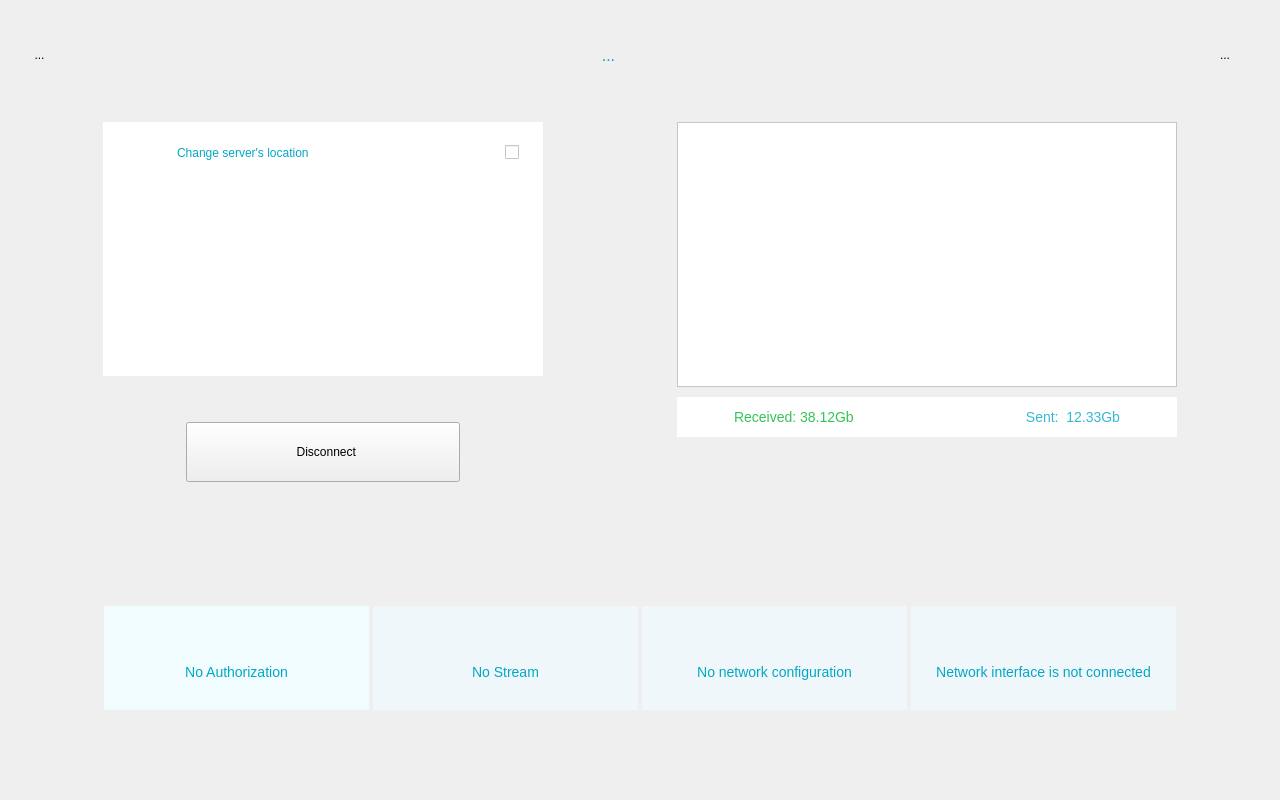
<?xml version="1.0" encoding="UTF-8"?>
<ui version="4.0">
 <class>DashboardSmall</class>
 <widget class="QWidget" name="DashboardSmall">
  <property name="geometry">
   <rect>
    <x>0</x>
    <y>0</y>
    <width>1280</width>
    <height>800</height>
   </rect>
  </property>
  <property name="maximumSize">
   <size>
    <width>1280</width>
    <height>800</height>
   </size>
  </property>
  <property name="windowTitle">
   <string>Form</string>
  </property>
  <property name="styleSheet">
   <string notr="true">#DashboardSmall {
	background-image: url(:/pics/bg\@3x.png);
}</string>
  </property>
  <layout class="QHBoxLayout" name="horizontalLayout_17">
   <property name="spacing">
    <number>0</number>
   </property>
   <property name="leftMargin">
    <number>30</number>
   </property>
   <property name="topMargin">
    <number>30</number>
   </property>
   <property name="rightMargin">
    <number>30</number>
   </property>
   <property name="bottomMargin">
    <number>30</number>
   </property>
   <item>
    <layout class="QHBoxLayout" name="horizontalLayout_16">
     <item>
      <layout class="QVBoxLayout" name="verticalLayout_8">
       <property name="bottomMargin">
        <number>0</number>
       </property>
       <item>
        <layout class="QHBoxLayout" name="horizontalLayout_3">
         <item>
          <widget class="QToolButton" name="btHelp">
           <property name="styleSheet">
            <string notr="true">border-radius:25px;</string>
           </property>
           <property name="text">
            <string>...</string>
           </property>
           <property name="icon">
            <iconset resource="../resources/KelvinVPN/main.qrc">
             <normaloff>:/pics/help_icon_noactive@3x.png</normaloff>:/pics/help_icon_noactive@3x.png</iconset>
           </property>
           <property name="iconSize">
            <size>
             <width>50</width>
             <height>50</height>
            </size>
           </property>
           <property name="autoRaise">
            <bool>true</bool>
           </property>
          </widget>
         </item>
         <item>
          <spacer name="horizontalSpacer_2">
           <property name="orientation">
            <enum>Qt::Horizontal</enum>
           </property>
           <property name="sizeHint" stdset="0">
            <size>
             <width>198</width>
             <height>20</height>
            </size>
           </property>
          </spacer>
         </item>
         <item>
          <widget class="QWidget" name="bgUsername" native="true">
           <property name="minimumSize">
            <size>
             <width>245</width>
             <height>46</height>
            </size>
           </property>
           <property name="maximumSize">
            <size>
             <width>16777215</width>
             <height>60</height>
            </size>
           </property>
           <layout class="QHBoxLayout" name="horizontalLayout_4">
            <property name="spacing">
             <number>0</number>
            </property>
            <property name="leftMargin">
             <number>0</number>
            </property>
            <property name="topMargin">
             <number>0</number>
            </property>
            <property name="rightMargin">
             <number>0</number>
            </property>
            <property name="bottomMargin">
             <number>0</number>
            </property>
            <item>
             <layout class="QHBoxLayout" name="horizontalLayout_2">
              <property name="spacing">
               <number>0</number>
              </property>
              <item>
               <widget class="QLabel" name="lbMessage">
                <property name="sizePolicy">
                 <sizepolicy hsizetype="Expanding" vsizetype="Minimum">
                  <horstretch>0</horstretch>
                  <verstretch>0</verstretch>
                 </sizepolicy>
                </property>
                <property name="minimumSize">
                 <size>
                  <width>225</width>
                  <height>46</height>
                 </size>
                </property>
                <property name="maximumSize">
                 <size>
                  <width>16777215</width>
                  <height>46</height>
                 </size>
                </property>
                <property name="styleSheet">
                 <string notr="true">font: 16px;
color: rgb(4, 167, 198);
</string>
                </property>
                <property name="text">
                 <string>...</string>
                </property>
                <property name="alignment">
                 <set>Qt::AlignCenter</set>
                </property>
               </widget>
              </item>
              <item>
               <widget class="QPushButton" name="btMessageClose">
                <property name="sizePolicy">
                 <sizepolicy hsizetype="Minimum" vsizetype="Minimum">
                  <horstretch>0</horstretch>
                  <verstretch>0</verstretch>
                 </sizepolicy>
                </property>
                <property name="minimumSize">
                 <size>
                  <width>20</width>
                  <height>20</height>
                 </size>
                </property>
                <property name="maximumSize">
                 <size>
                  <width>46</width>
                  <height>46</height>
                 </size>
                </property>
                <property name="styleSheet">
                 <string notr="true">QPushButton {
    border: none;
}</string>
                </property>
                <property name="text">
                 <string/>
                </property>
                <property name="icon">
                 <iconset resource="../resources/KelvinVPN/main.qrc">
                  <normaloff>:/pics/close_icon@3x.png</normaloff>:/pics/close_icon@3x.png</iconset>
                </property>
                <property name="iconSize">
                 <size>
                  <width>46</width>
                  <height>46</height>
                 </size>
                </property>
                <property name="flat">
                 <bool>false</bool>
                </property>
               </widget>
              </item>
             </layout>
            </item>
           </layout>
          </widget>
         </item>
         <item>
          <spacer name="horizontalSpacer_3">
           <property name="orientation">
            <enum>Qt::Horizontal</enum>
           </property>
           <property name="sizeHint" stdset="0">
            <size>
             <width>108</width>
             <height>20</height>
            </size>
           </property>
          </spacer>
         </item>
         <item>
          <widget class="QToolButton" name="btSettings">
           <property name="minimumSize">
            <size>
             <width>50</width>
             <height>50</height>
            </size>
           </property>
           <property name="maximumSize">
            <size>
             <width>50</width>
             <height>50</height>
            </size>
           </property>
           <property name="styleSheet">
            <string notr="true">border-radius:25px;</string>
           </property>
           <property name="text">
            <string>...</string>
           </property>
           <property name="icon">
            <iconset resource="../resources/KelvinVPN/main.qrc">
             <normaloff>:/pics/settings_icon_noactive@3x.png</normaloff>:/pics/settings_icon_noactive@3x.png</iconset>
           </property>
           <property name="iconSize">
            <size>
             <width>50</width>
             <height>50</height>
            </size>
           </property>
           <property name="autoRaise">
            <bool>true</bool>
           </property>
          </widget>
         </item>
        </layout>
       </item>
       <item>
        <spacer name="verticalSpacer_2">
         <property name="orientation">
          <enum>Qt::Vertical</enum>
         </property>
         <property name="sizeType">
          <enum>QSizePolicy::Fixed</enum>
         </property>
         <property name="sizeHint" stdset="0">
          <size>
           <width>20</width>
           <height>42</height>
          </size>
         </property>
        </spacer>
       </item>
       <item>
        <layout class="QHBoxLayout" name="horizontalLayout_15">
         <property name="leftMargin">
          <number>0</number>
         </property>
         <property name="topMargin">
          <number>0</number>
         </property>
         <property name="rightMargin">
          <number>0</number>
         </property>
         <property name="bottomMargin">
          <number>0</number>
         </property>
         <item>
          <spacer name="horizontalSpacer_17">
           <property name="orientation">
            <enum>Qt::Horizontal</enum>
           </property>
           <property name="sizeHint" stdset="0">
            <size>
             <width>40</width>
             <height>20</height>
            </size>
           </property>
          </spacer>
         </item>
         <item>
          <layout class="QVBoxLayout" name="verticalLayout_3">
           <property name="spacing">
            <number>6</number>
           </property>
           <property name="topMargin">
            <number>0</number>
           </property>
           <item>
            <widget class="QWidget" name="widget_5" native="true">
             <property name="minimumSize">
              <size>
               <width>440</width>
               <height>60</height>
              </size>
             </property>
             <property name="maximumSize">
              <size>
               <width>440</width>
               <height>300</height>
              </size>
             </property>
             <property name="styleSheet">
              <string notr="true">background-color: rgb(255, 255, 255);</string>
             </property>
             <layout class="QVBoxLayout" name="verticalLayout">
              <property name="spacing">
               <number>0</number>
              </property>
              <property name="leftMargin">
               <number>24</number>
              </property>
              <property name="topMargin">
               <number>16</number>
              </property>
              <property name="rightMargin">
               <number>24</number>
              </property>
              <property name="bottomMargin">
               <number>16</number>
              </property>
              <item>
               <layout class="QHBoxLayout" name="horizontalLayout_6">
                <property name="spacing">
                 <number>0</number>
                </property>
                <item>
                 <widget class="QLabel" name="lbLocationFlag">
                  <property name="sizePolicy">
                   <sizepolicy hsizetype="Fixed" vsizetype="Fixed">
                    <horstretch>0</horstretch>
                    <verstretch>0</verstretch>
                   </sizepolicy>
                  </property>
                  <property name="minimumSize">
                   <size>
                    <width>50</width>
                    <height>30</height>
                   </size>
                  </property>
                  <property name="maximumSize">
                   <size>
                    <width>50</width>
                    <height>30</height>
                   </size>
                  </property>
                  <property name="styleSheet">
                   <string notr="true">padding-right: 10px;
background-color: rgb(255, 255, 255);</string>
                  </property>
                  <property name="text">
                   <string/>
                  </property>
                  <property name="pixmap">
                   <pixmap resource="../resources/common/common.qrc">:/country/ussr.png</pixmap>
                  </property>
                  <property name="scaledContents">
                   <bool>true</bool>
                  </property>
                 </widget>
                </item>
                <item>
                 <widget class="QLabel" name="lbServerName">
                  <property name="sizePolicy">
                   <sizepolicy hsizetype="Expanding" vsizetype="Preferred">
                    <horstretch>0</horstretch>
                    <verstretch>0</verstretch>
                   </sizepolicy>
                  </property>
                  <property name="styleSheet">
                   <string notr="true">color: rgb(4, 167, 198);</string>
                  </property>
                  <property name="text">
                   <string>Change server's location</string>
                  </property>
                 </widget>
                </item>
                <item>
                 <widget class="QCheckBox" name="cbServersListVisible">
                  <property name="text">
                   <string/>
                  </property>
                 </widget>
                </item>
               </layout>
              </item>
              <item>
               <widget class="QListWidget" name="cbUpstream">
                <property name="layoutDirection">
                 <enum>Qt::LeftToRight</enum>
                </property>
                <property name="styleSheet">
                 <string notr="true">color: rgb(4, 167, 198);
border: none;</string>
                </property>
               </widget>
              </item>
             </layout>
            </widget>
           </item>
           <item>
            <spacer name="verticalSpacer">
             <property name="orientation">
              <enum>Qt::Vertical</enum>
             </property>
             <property name="sizeType">
              <enum>QSizePolicy::MinimumExpanding</enum>
             </property>
             <property name="sizeHint" stdset="0">
              <size>
               <width>20</width>
               <height>40</height>
              </size>
             </property>
            </spacer>
           </item>
           <item>
            <layout class="QHBoxLayout" name="horizontalLayout_9">
             <item>
              <spacer name="horizontalSpacer_4">
               <property name="orientation">
                <enum>Qt::Horizontal</enum>
               </property>
               <property name="sizeHint" stdset="0">
                <size>
                 <width>40</width>
                 <height>20</height>
                </size>
               </property>
              </spacer>
             </item>
             <item>
              <widget class="QPushButton" name="btDisconnect">
               <property name="sizePolicy">
                <sizepolicy hsizetype="Minimum" vsizetype="Fixed">
                 <horstretch>0</horstretch>
                 <verstretch>0</verstretch>
                </sizepolicy>
               </property>
               <property name="minimumSize">
                <size>
                 <width>274</width>
                 <height>60</height>
                </size>
               </property>
               <property name="styleSheet">
                <string notr="true">QPushButton {
    border-radius: 30px;
	font: 19px Regular;
    background-color: rgb(240, 252, 254);
    color: #03A7C6;
    padding-left: 25px;
    image-position: left;
	image: url(:/pics/off_icon_noactive\@3x.png)
}

QPushButton:hover{
    background-color: #14B4DD;
	color: #fff;
	border: 1px solid #fff;
    padding-left: 25px;
    image-position: left;
	image: url(:/pics/off_icon_active\@3x.png)
} 
</string>
               </property>
               <property name="text">
                <string>  Disconnect</string>
               </property>
               <property name="iconSize">
                <size>
                 <width>30</width>
                 <height>19</height>
                </size>
               </property>
              </widget>
             </item>
             <item>
              <spacer name="horizontalSpacer_5">
               <property name="orientation">
                <enum>Qt::Horizontal</enum>
               </property>
               <property name="sizeHint" stdset="0">
                <size>
                 <width>40</width>
                 <height>20</height>
                </size>
               </property>
              </spacer>
             </item>
            </layout>
           </item>
          </layout>
         </item>
         <item>
          <spacer name="horizontalSpacer">
           <property name="orientation">
            <enum>Qt::Horizontal</enum>
           </property>
           <property name="sizeType">
            <enum>QSizePolicy::Fixed</enum>
           </property>
           <property name="sizeHint" stdset="0">
            <size>
             <width>134</width>
             <height>20</height>
            </size>
           </property>
          </spacer>
         </item>
         <item>
          <layout class="QVBoxLayout" name="verticalLayout_2">
           <property name="spacing">
            <number>0</number>
           </property>
           <property name="bottomMargin">
            <number>0</number>
           </property>
           <item>
            <widget class="QGraphicsView" name="graphicsView">
             <property name="minimumSize">
              <size>
               <width>500</width>
               <height>265</height>
              </size>
             </property>
             <property name="maximumSize">
              <size>
               <width>500</width>
               <height>265</height>
              </size>
             </property>
             <property name="styleSheet">
              <string notr="true">background-color: rgb(255,255,255);
</string>
             </property>
             <property name="verticalScrollBarPolicy">
              <enum>Qt::ScrollBarAlwaysOff</enum>
             </property>
             <property name="horizontalScrollBarPolicy">
              <enum>Qt::ScrollBarAlwaysOff</enum>
             </property>
             <property name="backgroundBrush">
              <brush brushstyle="NoBrush">
               <color alpha="255">
                <red>255</red>
                <green>255</green>
                <blue>255</blue>
               </color>
              </brush>
             </property>
             <property name="foregroundBrush">
              <brush brushstyle="NoBrush">
               <color alpha="255">
                <red>255</red>
                <green>255</green>
                <blue>255</blue>
               </color>
              </brush>
             </property>
             <property name="interactive">
              <bool>false</bool>
             </property>
             <property name="renderHints">
              <set>QPainter::Antialiasing|QPainter::HighQualityAntialiasing|QPainter::TextAntialiasing</set>
             </property>
             <property name="viewportUpdateMode">
              <enum>QGraphicsView::FullViewportUpdate</enum>
             </property>
            </widget>
           </item>
           <item>
            <spacer name="verticalSpacer_6">
             <property name="orientation">
              <enum>Qt::Vertical</enum>
             </property>
             <property name="sizeType">
              <enum>QSizePolicy::Fixed</enum>
             </property>
             <property name="sizeHint" stdset="0">
              <size>
               <width>20</width>
               <height>10</height>
              </size>
             </property>
            </spacer>
           </item>
           <item>
            <layout class="QHBoxLayout" name="horizontalLayout_7">
             <property name="spacing">
              <number>0</number>
             </property>
             <item>
              <widget class="QLabel" name="lbReceived">
               <property name="sizePolicy">
                <sizepolicy hsizetype="Expanding" vsizetype="Minimum">
                 <horstretch>0</horstretch>
                 <verstretch>0</verstretch>
                </sizepolicy>
               </property>
               <property name="maximumSize">
                <size>
                 <width>16777215</width>
                 <height>40</height>
                </size>
               </property>
               <property name="styleSheet">
                <string notr="true">background-color: rgb(255, 255, 255);
color: rgba(0, 181, 43, 0.8);;
font: 14px;
padding-left: 54px;
border: none;</string>
               </property>
               <property name="text">
                <string>Received: 38.12Gb</string>
               </property>
               <property name="alignment">
                <set>Qt::AlignLeading|Qt::AlignLeft|Qt::AlignVCenter</set>
               </property>
              </widget>
             </item>
             <item>
              <widget class="QLabel" name="lbSent">
               <property name="sizePolicy">
                <sizepolicy hsizetype="Expanding" vsizetype="Minimum">
                 <horstretch>0</horstretch>
                 <verstretch>0</verstretch>
                </sizepolicy>
               </property>
               <property name="minimumSize">
                <size>
                 <width>0</width>
                 <height>40</height>
                </size>
               </property>
               <property name="maximumSize">
                <size>
                 <width>16777215</width>
                 <height>40</height>
                </size>
               </property>
               <property name="styleSheet">
                <string notr="true">background-color: rgb(255, 255, 255);
color: rgba(3, 167, 198, 0.8);
padding-right: 54px;
font: 14px;
border: none;</string>
               </property>
               <property name="text">
                <string>Sent:  12.33Gb</string>
               </property>
               <property name="alignment">
                <set>Qt::AlignRight|Qt::AlignTrailing|Qt::AlignVCenter</set>
               </property>
              </widget>
             </item>
            </layout>
           </item>
           <item>
            <spacer name="verticalSpacer_5">
             <property name="orientation">
              <enum>Qt::Vertical</enum>
             </property>
             <property name="sizeHint" stdset="0">
              <size>
               <width>20</width>
               <height>0</height>
              </size>
             </property>
            </spacer>
           </item>
          </layout>
         </item>
         <item>
          <spacer name="horizontalSpacer_16">
           <property name="orientation">
            <enum>Qt::Horizontal</enum>
           </property>
           <property name="sizeHint" stdset="0">
            <size>
             <width>40</width>
             <height>20</height>
            </size>
           </property>
          </spacer>
         </item>
        </layout>
       </item>
       <item>
        <spacer name="verticalSpacer_3">
         <property name="orientation">
          <enum>Qt::Vertical</enum>
         </property>
         <property name="sizeType">
          <enum>QSizePolicy::Expanding</enum>
         </property>
         <property name="sizeHint" stdset="0">
          <size>
           <width>867</width>
           <height>13</height>
          </size>
         </property>
        </spacer>
       </item>
       <item>
        <layout class="QHBoxLayout" name="horizontalLayout_12">
         <property name="spacing">
          <number>4</number>
         </property>
         <property name="leftMargin">
          <number>0</number>
         </property>
         <property name="rightMargin">
          <number>0</number>
         </property>
         <item>
          <spacer name="horizontalSpacer_14">
           <property name="orientation">
            <enum>Qt::Horizontal</enum>
           </property>
           <property name="sizeHint" stdset="0">
            <size>
             <width>40</width>
             <height>20</height>
            </size>
           </property>
          </spacer>
         </item>
         <item>
          <widget class="QWidget" name="widget" native="true">
           <property name="minimumSize">
            <size>
             <width>265</width>
             <height>104</height>
            </size>
           </property>
           <property name="maximumSize">
            <size>
             <width>265</width>
             <height>104</height>
            </size>
           </property>
           <property name="styleSheet">
            <string notr="true">background-color: rgb(240, 252, 254);</string>
           </property>
           <layout class="QVBoxLayout" name="verticalLayout_11">
            <item>
             <layout class="QHBoxLayout" name="horizontalLayout">
              <item>
               <spacer name="horizontalSpacer_6">
                <property name="orientation">
                 <enum>Qt::Horizontal</enum>
                </property>
                <property name="sizeHint" stdset="0">
                 <size>
                  <width>40</width>
                  <height>20</height>
                 </size>
                </property>
               </spacer>
              </item>
              <item>
               <layout class="QVBoxLayout" name="verticalLayout_4">
                <item>
                 <widget class="QLabel" name="lbAuthorization">
                  <property name="sizePolicy">
                   <sizepolicy hsizetype="Minimum" vsizetype="Minimum">
                    <horstretch>0</horstretch>
                    <verstretch>0</verstretch>
                   </sizepolicy>
                  </property>
                  <property name="minimumSize">
                   <size>
                    <width>20</width>
                    <height>20</height>
                   </size>
                  </property>
                  <property name="maximumSize">
                   <size>
                    <width>20</width>
                    <height>20</height>
                   </size>
                  </property>
                  <property name="styleSheet">
                   <string notr="true"/>
                  </property>
                  <property name="frameShape">
                   <enum>QFrame::NoFrame</enum>
                  </property>
                  <property name="lineWidth">
                   <number>0</number>
                  </property>
                  <property name="midLineWidth">
                   <number>0</number>
                  </property>
                  <property name="text">
                   <string/>
                  </property>
                  <property name="pixmap">
                   <pixmap resource="../resources/KelvinVPN/main.qrc">:/pics/point_green@3x.png</pixmap>
                  </property>
                  <property name="scaledContents">
                   <bool>true</bool>
                  </property>
                 </widget>
                </item>
               </layout>
              </item>
              <item>
               <spacer name="horizontalSpacer_7">
                <property name="orientation">
                 <enum>Qt::Horizontal</enum>
                </property>
                <property name="sizeHint" stdset="0">
                 <size>
                  <width>40</width>
                  <height>20</height>
                 </size>
                </property>
               </spacer>
              </item>
             </layout>
            </item>
            <item>
             <widget class="QLabel" name="lbAuthorizationText">
              <property name="sizePolicy">
               <sizepolicy hsizetype="Preferred" vsizetype="Minimum">
                <horstretch>0</horstretch>
                <verstretch>0</verstretch>
               </sizepolicy>
              </property>
              <property name="maximumSize">
               <size>
                <width>16777215</width>
                <height>50</height>
               </size>
              </property>
              <property name="font">
               <font>
                <pointsize>-1</pointsize>
                <weight>50</weight>
                <italic>false</italic>
                <bold>false</bold>
               </font>
              </property>
              <property name="styleSheet">
               <string notr="true">color: #03A7C6; 
font: 14px;</string>
              </property>
              <property name="text">
               <string>No Authorization</string>
              </property>
              <property name="alignment">
               <set>Qt::AlignCenter</set>
              </property>
              <property name="wordWrap">
               <bool>true</bool>
              </property>
             </widget>
            </item>
           </layout>
          </widget>
         </item>
         <item>
          <widget class="QWidget" name="widget_2" native="true">
           <property name="minimumSize">
            <size>
             <width>265</width>
             <height>104</height>
            </size>
           </property>
           <property name="maximumSize">
            <size>
             <width>265</width>
             <height>104</height>
            </size>
           </property>
           <property name="styleSheet">
            <string notr="true">background-color: rgb(240, 247, 250);</string>
           </property>
           <layout class="QVBoxLayout" name="verticalLayout_12">
            <item>
             <layout class="QHBoxLayout" name="horizontalLayout_8">
              <item>
               <spacer name="horizontalSpacer_8">
                <property name="orientation">
                 <enum>Qt::Horizontal</enum>
                </property>
                <property name="sizeHint" stdset="0">
                 <size>
                  <width>40</width>
                  <height>20</height>
                 </size>
                </property>
               </spacer>
              </item>
              <item>
               <layout class="QVBoxLayout" name="verticalLayout_5">
                <item>
                 <widget class="QLabel" name="lbStream">
                  <property name="sizePolicy">
                   <sizepolicy hsizetype="Minimum" vsizetype="Minimum">
                    <horstretch>0</horstretch>
                    <verstretch>0</verstretch>
                   </sizepolicy>
                  </property>
                  <property name="minimumSize">
                   <size>
                    <width>20</width>
                    <height>20</height>
                   </size>
                  </property>
                  <property name="maximumSize">
                   <size>
                    <width>20</width>
                    <height>20</height>
                   </size>
                  </property>
                  <property name="styleSheet">
                   <string notr="true"/>
                  </property>
                  <property name="frameShape">
                   <enum>QFrame::NoFrame</enum>
                  </property>
                  <property name="lineWidth">
                   <number>0</number>
                  </property>
                  <property name="midLineWidth">
                   <number>0</number>
                  </property>
                  <property name="text">
                   <string/>
                  </property>
                  <property name="pixmap">
                   <pixmap resource="../resources/KelvinVPN/main.qrc">:/pics/point_blue@3x.png</pixmap>
                  </property>
                  <property name="scaledContents">
                   <bool>true</bool>
                  </property>
                 </widget>
                </item>
               </layout>
              </item>
              <item>
               <spacer name="horizontalSpacer_9">
                <property name="orientation">
                 <enum>Qt::Horizontal</enum>
                </property>
                <property name="sizeHint" stdset="0">
                 <size>
                  <width>40</width>
                  <height>20</height>
                 </size>
                </property>
               </spacer>
              </item>
             </layout>
            </item>
            <item>
             <widget class="QLabel" name="lbStreamText">
              <property name="sizePolicy">
               <sizepolicy hsizetype="Preferred" vsizetype="Minimum">
                <horstretch>0</horstretch>
                <verstretch>0</verstretch>
               </sizepolicy>
              </property>
              <property name="maximumSize">
               <size>
                <width>16777215</width>
                <height>50</height>
               </size>
              </property>
              <property name="font">
               <font>
                <pointsize>-1</pointsize>
                <weight>50</weight>
                <italic>false</italic>
                <bold>false</bold>
               </font>
              </property>
              <property name="styleSheet">
               <string notr="true">color: #03A7C6; 
font: 14px;</string>
              </property>
              <property name="text">
               <string notr="true">No Stream</string>
              </property>
              <property name="alignment">
               <set>Qt::AlignCenter</set>
              </property>
              <property name="wordWrap">
               <bool>true</bool>
              </property>
             </widget>
            </item>
           </layout>
          </widget>
         </item>
         <item>
          <widget class="QWidget" name="widget_3" native="true">
           <property name="minimumSize">
            <size>
             <width>265</width>
             <height>104</height>
            </size>
           </property>
           <property name="maximumSize">
            <size>
             <width>265</width>
             <height>104</height>
            </size>
           </property>
           <property name="styleSheet">
            <string notr="true">background-color: rgb(240, 247, 250);</string>
           </property>
           <layout class="QVBoxLayout" name="verticalLayout_13">
            <item>
             <layout class="QHBoxLayout" name="horizontalLayout_10">
              <item>
               <spacer name="horizontalSpacer_10">
                <property name="orientation">
                 <enum>Qt::Horizontal</enum>
                </property>
                <property name="sizeHint" stdset="0">
                 <size>
                  <width>40</width>
                  <height>20</height>
                 </size>
                </property>
               </spacer>
              </item>
              <item>
               <layout class="QVBoxLayout" name="verticalLayout_6">
                <item>
                 <widget class="QLabel" name="lbNetConf">
                  <property name="sizePolicy">
                   <sizepolicy hsizetype="Minimum" vsizetype="Minimum">
                    <horstretch>0</horstretch>
                    <verstretch>0</verstretch>
                   </sizepolicy>
                  </property>
                  <property name="minimumSize">
                   <size>
                    <width>20</width>
                    <height>20</height>
                   </size>
                  </property>
                  <property name="maximumSize">
                   <size>
                    <width>20</width>
                    <height>20</height>
                   </size>
                  </property>
                  <property name="styleSheet">
                   <string notr="true"/>
                  </property>
                  <property name="frameShape">
                   <enum>QFrame::NoFrame</enum>
                  </property>
                  <property name="lineWidth">
                   <number>0</number>
                  </property>
                  <property name="midLineWidth">
                   <number>0</number>
                  </property>
                  <property name="text">
                   <string/>
                  </property>
                  <property name="pixmap">
                   <pixmap resource="../resources/KelvinVPN/main.qrc">:/pics/point_yellow@3x.png</pixmap>
                  </property>
                  <property name="scaledContents">
                   <bool>true</bool>
                  </property>
                 </widget>
                </item>
               </layout>
              </item>
              <item>
               <spacer name="horizontalSpacer_11">
                <property name="orientation">
                 <enum>Qt::Horizontal</enum>
                </property>
                <property name="sizeHint" stdset="0">
                 <size>
                  <width>40</width>
                  <height>20</height>
                 </size>
                </property>
               </spacer>
              </item>
             </layout>
            </item>
            <item>
             <widget class="QLabel" name="lbNetConfText">
              <property name="enabled">
               <bool>true</bool>
              </property>
              <property name="sizePolicy">
               <sizepolicy hsizetype="Preferred" vsizetype="Minimum">
                <horstretch>0</horstretch>
                <verstretch>0</verstretch>
               </sizepolicy>
              </property>
              <property name="maximumSize">
               <size>
                <width>16777215</width>
                <height>50</height>
               </size>
              </property>
              <property name="font">
               <font>
                <pointsize>-1</pointsize>
                <weight>50</weight>
                <italic>false</italic>
                <bold>false</bold>
               </font>
              </property>
              <property name="styleSheet">
               <string notr="true">color: #03A7C6; 
font: 14px;</string>
              </property>
              <property name="text">
               <string>No network configuration</string>
              </property>
              <property name="alignment">
               <set>Qt::AlignCenter</set>
              </property>
              <property name="wordWrap">
               <bool>true</bool>
              </property>
             </widget>
            </item>
           </layout>
          </widget>
         </item>
         <item>
          <widget class="QWidget" name="widget_4" native="true">
           <property name="minimumSize">
            <size>
             <width>265</width>
             <height>104</height>
            </size>
           </property>
           <property name="maximumSize">
            <size>
             <width>265</width>
             <height>104</height>
            </size>
           </property>
           <property name="styleSheet">
            <string notr="true">background-color: rgb(240, 247, 250);</string>
           </property>
           <layout class="QVBoxLayout" name="verticalLayout_14">
            <item>
             <layout class="QHBoxLayout" name="horizontalLayout_11">
              <item>
               <spacer name="horizontalSpacer_12">
                <property name="orientation">
                 <enum>Qt::Horizontal</enum>
                </property>
                <property name="sizeHint" stdset="0">
                 <size>
                  <width>40</width>
                  <height>20</height>
                 </size>
                </property>
               </spacer>
              </item>
              <item>
               <layout class="QVBoxLayout" name="verticalLayout_7">
                <item>
                 <widget class="QLabel" name="lbTunnel">
                  <property name="sizePolicy">
                   <sizepolicy hsizetype="Minimum" vsizetype="Minimum">
                    <horstretch>0</horstretch>
                    <verstretch>0</verstretch>
                   </sizepolicy>
                  </property>
                  <property name="minimumSize">
                   <size>
                    <width>20</width>
                    <height>20</height>
                   </size>
                  </property>
                  <property name="maximumSize">
                   <size>
                    <width>20</width>
                    <height>20</height>
                   </size>
                  </property>
                  <property name="styleSheet">
                   <string notr="true"/>
                  </property>
                  <property name="frameShape">
                   <enum>QFrame::NoFrame</enum>
                  </property>
                  <property name="lineWidth">
                   <number>0</number>
                  </property>
                  <property name="midLineWidth">
                   <number>0</number>
                  </property>
                  <property name="text">
                   <string/>
                  </property>
                  <property name="pixmap">
                   <pixmap resource="../resources/KelvinVPN/main.qrc">:/pics/point_red@3x.png</pixmap>
                  </property>
                  <property name="scaledContents">
                   <bool>true</bool>
                  </property>
                 </widget>
                </item>
               </layout>
              </item>
              <item>
               <spacer name="horizontalSpacer_13">
                <property name="orientation">
                 <enum>Qt::Horizontal</enum>
                </property>
                <property name="sizeHint" stdset="0">
                 <size>
                  <width>40</width>
                  <height>20</height>
                 </size>
                </property>
               </spacer>
              </item>
             </layout>
            </item>
            <item>
             <widget class="QLabel" name="lbTunnelText">
              <property name="sizePolicy">
               <sizepolicy hsizetype="Preferred" vsizetype="Minimum">
                <horstretch>0</horstretch>
                <verstretch>0</verstretch>
               </sizepolicy>
              </property>
              <property name="maximumSize">
               <size>
                <width>16777215</width>
                <height>50</height>
               </size>
              </property>
              <property name="font">
               <font>
                <pointsize>-1</pointsize>
                <weight>50</weight>
                <italic>false</italic>
                <bold>false</bold>
               </font>
              </property>
              <property name="styleSheet">
               <string notr="true">color: #03A7C6; 
font: 14px;</string>
              </property>
              <property name="text">
               <string>Network interface is not connected</string>
              </property>
              <property name="alignment">
               <set>Qt::AlignCenter</set>
              </property>
              <property name="wordWrap">
               <bool>true</bool>
              </property>
             </widget>
            </item>
           </layout>
          </widget>
         </item>
         <item>
          <spacer name="horizontalSpacer_15">
           <property name="orientation">
            <enum>Qt::Horizontal</enum>
           </property>
           <property name="sizeHint" stdset="0">
            <size>
             <width>40</width>
             <height>20</height>
            </size>
           </property>
          </spacer>
         </item>
        </layout>
       </item>
       <item>
        <spacer name="verticalSpacer_4">
         <property name="orientation">
          <enum>Qt::Vertical</enum>
         </property>
         <property name="sizeType">
          <enum>QSizePolicy::Fixed</enum>
         </property>
         <property name="sizeHint" stdset="0">
          <size>
           <width>20</width>
           <height>60</height>
          </size>
         </property>
        </spacer>
       </item>
      </layout>
     </item>
    </layout>
   </item>
  </layout>
 </widget>
 <resources>
  <include location="../resources/KelvinVPN/main.qrc"/>
  <include location="../resources/common/common.qrc"/>
 </resources>
 <connections/>
</ui>
